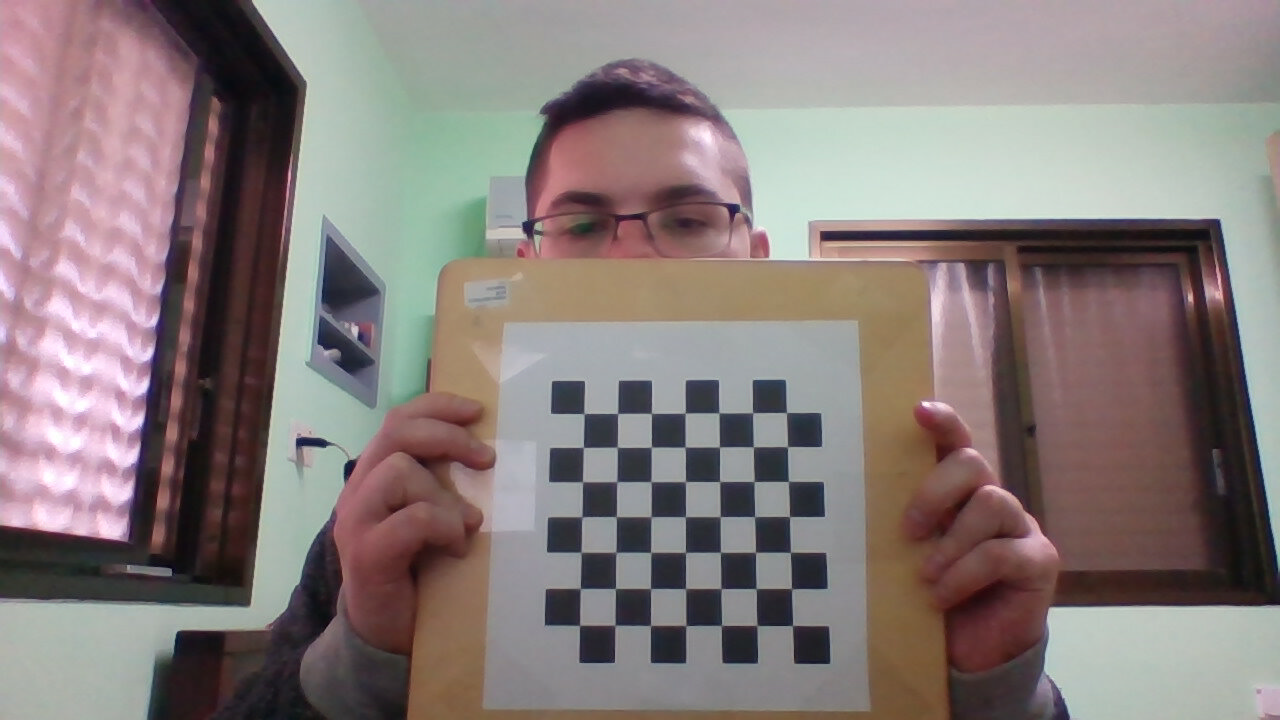
//> input picture Calibration/Images/2023-02-16-171148.jpg, 1280 x 720 px; its folder holds 4 pictures in this run
$ ./cameraCalib   (built with g++ and OpenCV 4)
//> lines starting //> are read from the running program, lines starting //| are printed output that depends on the picture; after the words box and inside, x2 and y2 are one past the last pixel; in counts of white or black regions, pixels touching at a corner belong together
#include <opencv2/opencv.hpp>
#include <opencv2/calib3d/calib3d.hpp>
#include <opencv2/highgui/highgui.hpp>
#include <opencv2/imgproc/imgproc.hpp>
#include <stdio.h>
#include <iostream>

// Defining the dimensions of checkerboard
int CHECKERBOARD[2]{5,7};

int main()
{
  // Creating vector to store vectors of 3D points for each checkerboard image
  std::vector<std::vector<cv::Point3f> > objpoints;

  // Creating vector to store vectors of 2D points for each checkerboard image
  std::vector<std::vector<cv::Point2f> > imgpoints;

  // Defining the world coordinates for 3D points
  std::vector<cv::Point3f> objp;
  for(int i{0}; i<CHECKERBOARD[1]; i++)
  {
    for(int j{0}; j<CHECKERBOARD[0]; j++)
      objp.push_back(cv::Point3f(j,i,0));
  }


  // Extracting path of individual image stored in a given directory
  std::vector<cv::String> images;
  // Path of the folder containing checkerboard images
  std::string path = "./images/*.jpg";

  cv::glob(path, images);

  cv::Mat frame, gray;
  // vector to store the pixel coordinates of detected checker board corners
  std::vector<cv::Point2f> corner_pts;
  bool success;

  // Looping over all the images in the directory
  for(int i{0}; i<images.size(); i++)
  {
    frame = cv::imread(images[i]);
//> frame is the input picture: 720 rows x 1280 cols, CV_8UC3; mean B, G, R 123.5, 125, 136.2
    cv::cvtColor(frame,gray,cv::COLOR_BGR2GRAY);
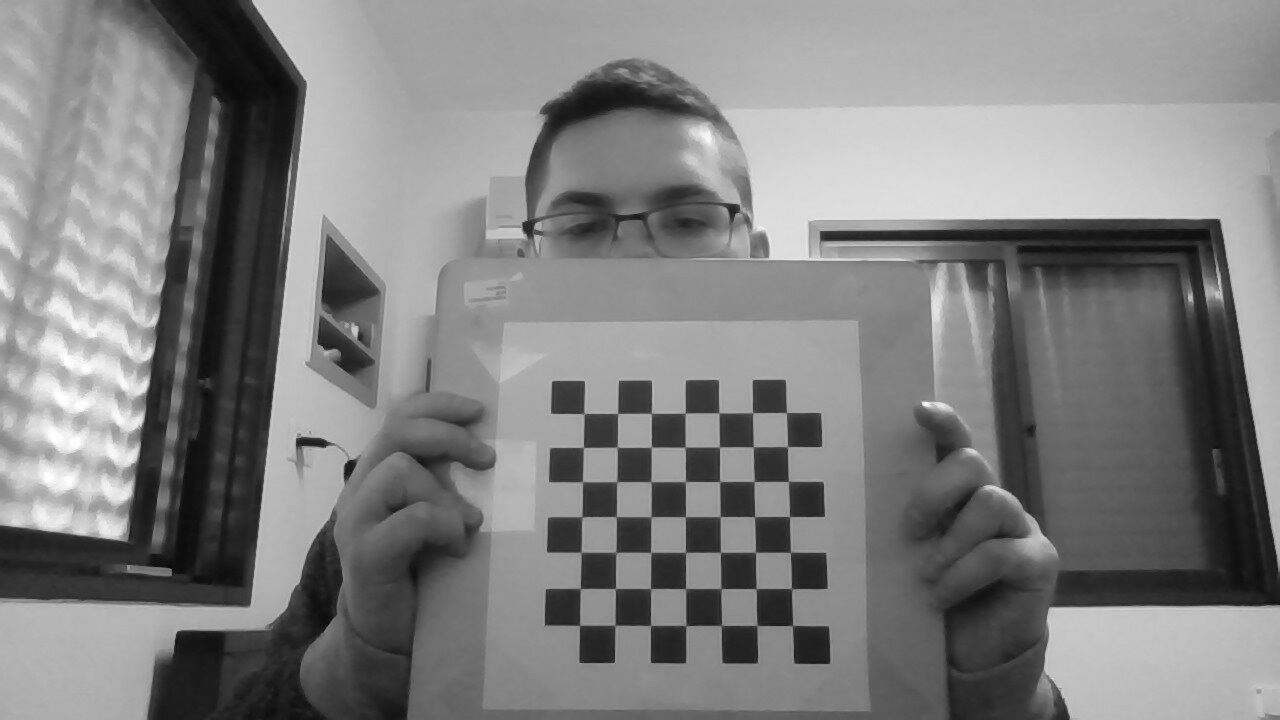
//> gray: 720 rows x 1280 cols, CV_8UC1; min 2, max 255, mean 128.2

    // Finding checker board corners
    // If desired number of corners are found in the image then success = true
    success = cv::findChessboardCorners(gray, cv::Size(CHECKERBOARD[0], CHECKERBOARD[1]), corner_pts, CV_CALIB_CB_ADAPTIVE_THRESH | CV_CALIB_CB_FAST_CHECK | CV_CALIB_CB_NORMALIZE_IMAGE);
//> success = false; corner_pts = empty
    // std::cout<<success<<std::endl;
    /*
     * If desired number of corner are detected,
     * we refine the pixel coordinates and display
     * them on the images of checker board
    */
    if(success)
    {
      cv::TermCriteria criteria(CV_TERMCRIT_EPS | CV_TERMCRIT_ITER, 30, 0.001);

      // refining pixel coordinates for given 2d points.
      cv::cornerSubPix(gray,corner_pts,cv::Size(11,11), cv::Size(-1,-1),criteria);

      // Displaying the detected corner points on the checker board
      cv::drawChessboardCorners(frame, cv::Size(CHECKERBOARD[0], CHECKERBOARD[1]), corner_pts, success);

      objpoints.push_back(objp);
      imgpoints.push_back(corner_pts);
    }

    cv::imshow("Image",frame);
    cv::waitKey(0);
  }
//> pass 2 of the loop `for(int i{0}; i<images.size(); i++)`:
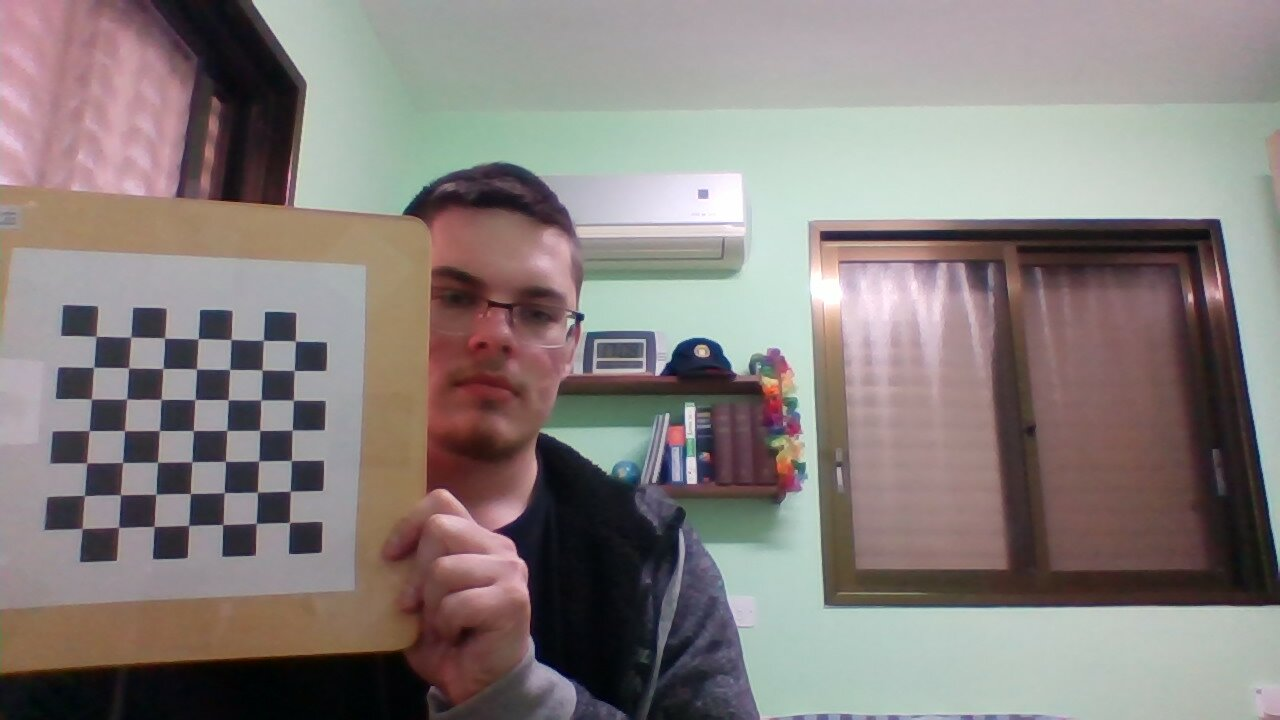
//> input picture Calibration/Images/2023-02-16-171159.jpg, 1280 x 720 px
//> frame is the input picture: 720 rows x 1280 cols, CV_8UC3; mean B, G, R 125.1, 127.6, 135.9
//> `cv::cvtColor(frame,gray,cv::COLOR_BGR2GRAY);`:
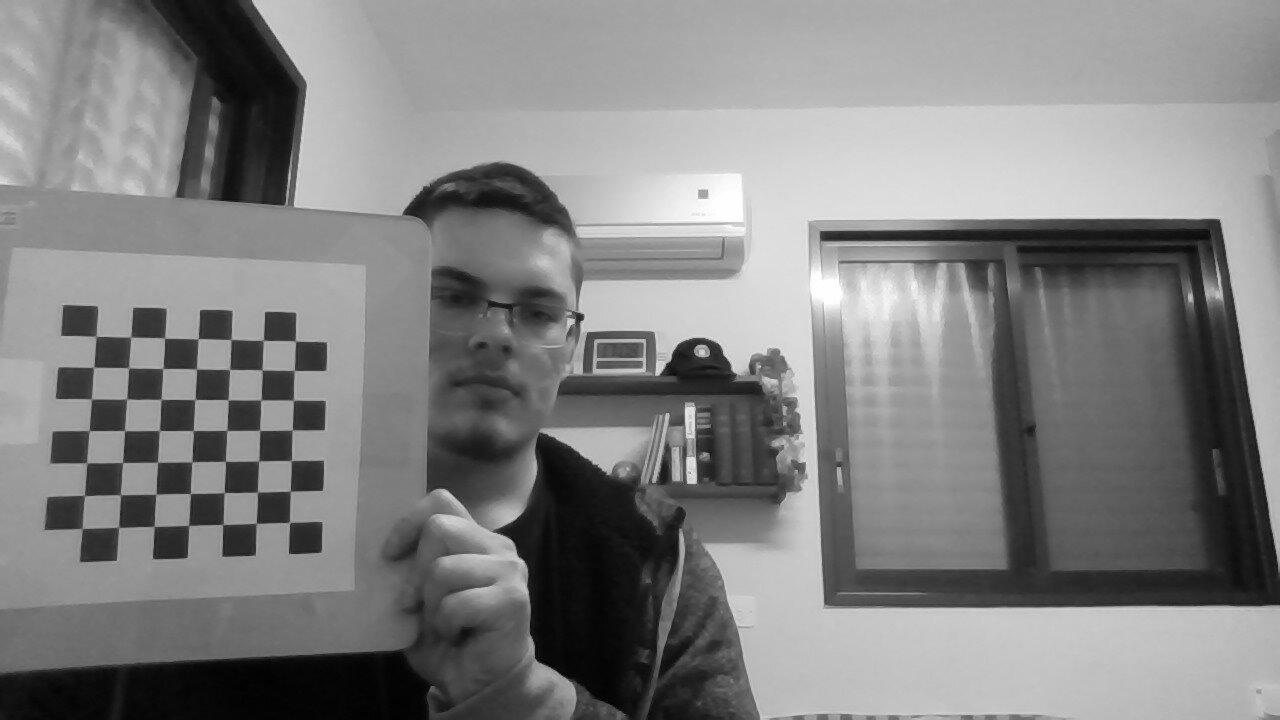
//> gray: 720 rows x 1280 cols, CV_8UC1; min 0, max 255, mean 129.8
//> `success = cv::findChessboardCorners(gray, cv::Size(CHECKERBOARD[0], CH..`: success = true; corner_pts = 35 Points (x, y), first 12: [293.6, 400.1], [292.3, 429.9], [291.3, 460.6], [290.4, 491.3], [289.5, 522.5], [261.2, 400.2], [260, 429.8], [258.6, 461.2], [257.6, 492], [256.6, 523], [227.7, 400], [226.9, 430.6]
//> `cv::cornerSubPix(gray,corner_pts,cv::Size(11,11), cv::Size(-1,-1),crit..`: corner_pts = 35 Points (x, y), first 12: [293.4, 400.1], [292.2, 429.9], [291.4, 460.5], [290.3, 491.2], [289.5, 522.4], [260.9, 399.9], [259.7, 430.4], [258.7, 460.9], [257.4, 492.2], [256.2, 523.4], [228.3, 399.6], [226.7, 430.4]
//> `cv::drawChessboardCorners(frame, cv::Size(CHECKERBOARD[0], CHECKERBOAR..`:
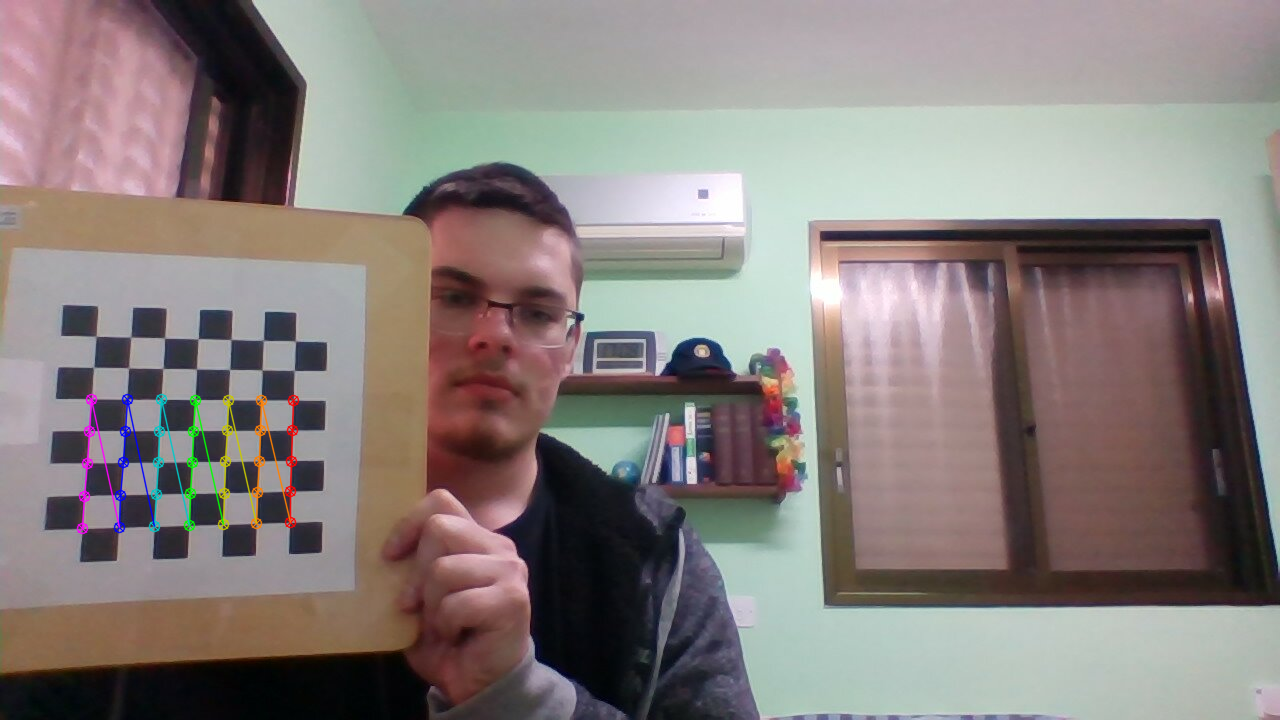
//> frame: 720 rows x 1280 cols, CV_8UC3; 0.84% of pixels changed, all inside (x1, y1, x2, y2) = (76, 393, 300, 535)
//> imgpoints = 1 point lists
//> pass 3 of the loop `for(int i{0}; i<images.size(); i++)`:
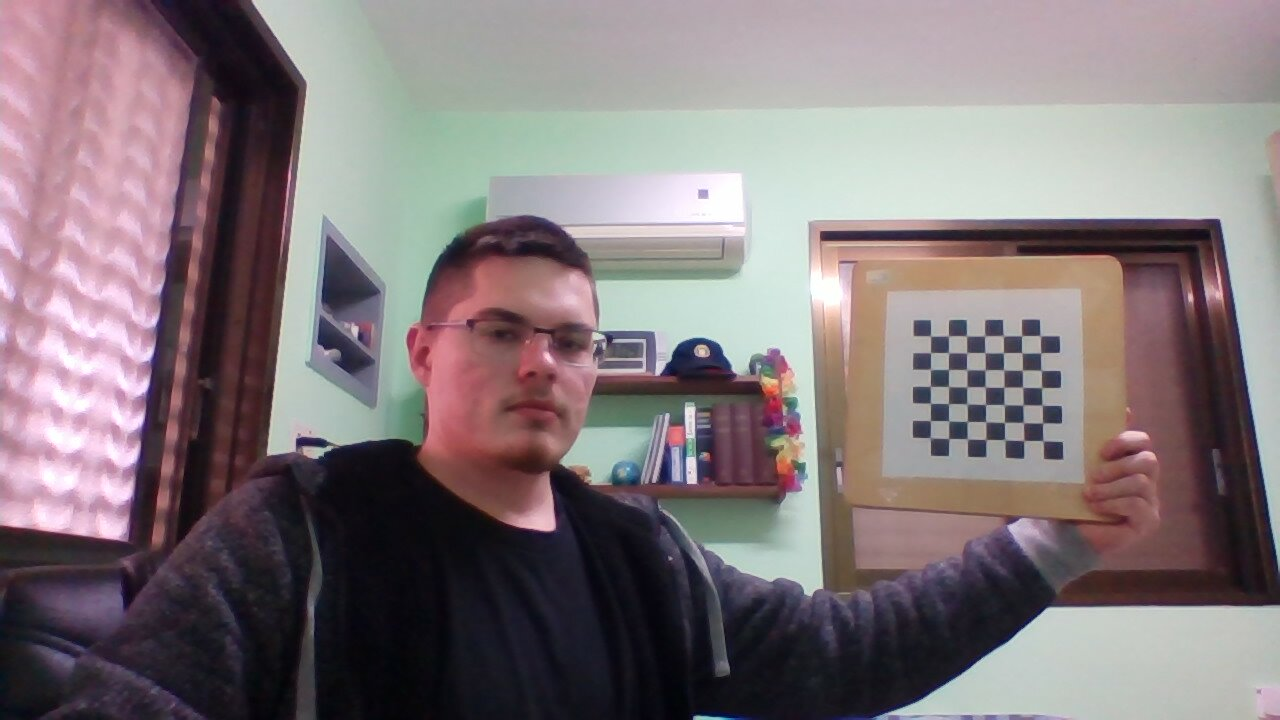
//> input picture Calibration/Images/2023-02-16-171210.jpg, 1280 x 720 px
//> frame is the input picture: 720 rows x 1280 cols, CV_8UC3; mean B, G, R 122.5, 119.4, 130.4
//> `cv::cvtColor(frame,gray,cv::COLOR_BGR2GRAY);`:
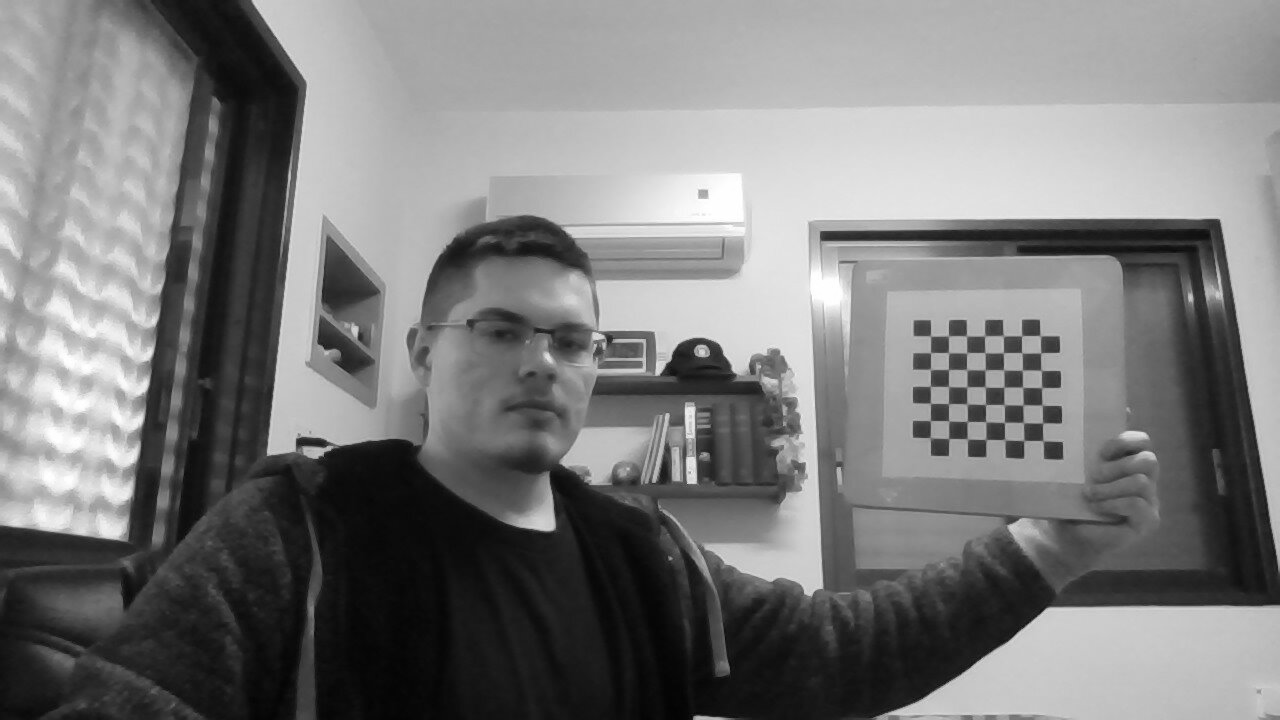
//> gray: 720 rows x 1280 cols, CV_8UC1; min 3, max 255, mean 123
//> `success = cv::findChessboardCorners(gray, cv::Size(CHECKERBOARD[0], CH..`: success = false; corner_pts = empty
//> the loop made 4 passes; the first 3 are shown

  cv::destroyAllWindows();

  cv::Mat cameraMatrix,distCoeffs,R,T;

  /*
   * Performing camera calibration by
   * passing the value of known 3D points (objpoints)
   * and corresponding pixel coordinates of the
   * detected corners (imgpoints)
  */
  cv::calibrateCamera(objpoints, imgpoints, cv::Size(gray.rows,gray.cols), cameraMatrix, distCoeffs, R, T);

  std::cout << "cameraMatrix : " << cameraMatrix << std::endl;
  std::cout << "cameraMatrix Rows : " << cameraMatrix.rows << " and cols " << cameraMatrix.cols << std::endl;
//| cameraMatrix Rows : 3 and cols 3
  std::cout << "distCoeffs : " << distCoeffs << std::endl;
  std::cout << "distCoeffs Rows : " << distCoeffs.rows << " and cols " << distCoeffs.cols << std::endl;
//| distCoeffs Rows : 1 and cols 5
// [4 lines of commented-out code are left out]

  return 0;
}
